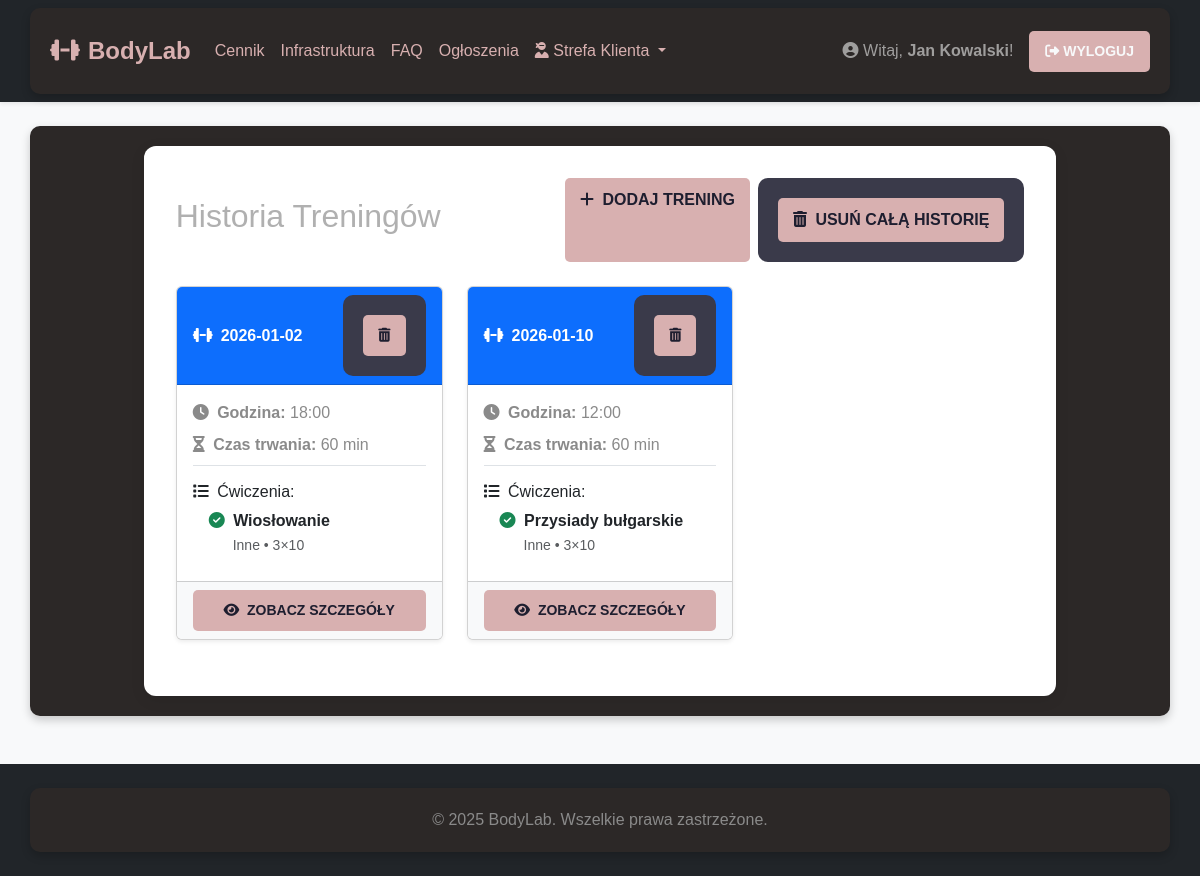
The page /workout_history (signed in) on the database its author committed.
### app.py (models this page shows, shortened)
class User(db.Model, UserMixin):
    id = db.Column(db.Integer, primary_key=True)
    username = db.Column(db.String(50), unique=True, nullable=False)
    email = db.Column(db.String(120), unique=True, nullable=False)
    password_hash = db.Column(db.String(256), nullable=False)
    role = db.Column(db.String(20), nullable=False, default='user')
    experience_notes = db.Column(db.Text, nullable=True)
    sessions_taught = db.relationship('TrainingSession', back_populates='trainer', lazy='dynamic')
    bookings = db.relationship('Booking', back_populates='user', lazy='dynamic')
    messages_sent = db.relationship('Message', foreign_keys='Message.sender_id', back_populates='sender',
                                    lazy='dynamic')
    messages_received = db.relationship('Message', foreign_keys='Message.recipient_id', back_populates='recipient',
                                        lazy='dynamic')
    @property
    def is_admin(self): return self.role == 'admin'
    @property
    def is_trainer(self): return self.role == 'trainer'

class Workout(db.Model):
    id = db.Column(db.Integer, primary_key=True)
    user_id = db.Column(db.Integer, db.ForeignKey('user.id'), nullable=False)
    date = db.Column(db.String(10), nullable=False)
    start_time = db.Column(db.String(5), nullable=False)
    duration = db.Column(db.String(10), nullable=False)
    notes = db.Column(db.Text)
    user = db.relationship('User', backref=db.backref('workouts_ref', lazy=True))

class Exercise(db.Model):
    id = db.Column(db.Integer, primary_key=True)
    workout_id = db.Column(db.Integer, db.ForeignKey('workout.id'), nullable=False)
    body_part = db.Column(db.String(50), nullable=False)
    name = db.Column(db.String(100), nullable=False)
    sets = db.Column(db.Integer, nullable=False)
    reps = db.Column(db.Integer, nullable=False)
    workout = db.relationship('Workout', backref=db.backref('exercises', lazy=True, cascade="all, delete-orphan"))

### app.py (the view)
@app.route("/workout_history")
@login_required
def workout_history():
    workouts = Workout.query.filter_by(user_id=current_user.id).order_by(Workout.id.desc()).all()
    return render_template("workout_history.html", workouts=workouts)

### app.py (called while the page is built)
@login_manager.user_loader
def load_user(user_id):
    return db.session.get(User, int(user_id))

### templates/workout_history.html (shortened to what this page needs)
{% extends "base.html" %}
{% block content %}
<div class="d-flex justify-content-between align-items-center mb-4">
    <h1 class="h2">Historia Treningów</h1>
    <div class="d-flex gap-2">
        <a href="{{ url_for('add_workout') }}" class="btn btn-success">
            <i class="fas fa-plus me-1"></i> Dodaj Trening
        </a>
        {% if workouts %}
        <form action="{{ url_for('delete_all_workouts') }}" method="POST" class="d-inline"
              onsubmit="return confirm('Czy na pewno chcesz usunąć WSZYSTKIE treningi z historii? Tej operacji nie można cofnąć!');">
            <button type="submit" class="btn btn-outline-danger">
                <i class="fas fa-trash-alt me-1"></i> Usuń Całą Historię
            </button>
        </form>
        {% endif %}
    </div>
</div>
{% if workouts %}
    <div class="row">
        {% for workout in workouts %}
        <div class="col-md-6 col-lg-4 mb-4">
            <div class="card h-100 shadow-sm">
                <div class="card-header bg-primary text-white d-flex justify-content-between align-items-center">
                    <span>
                        <i class="fas fa-dumbbell me-2"></i>{{ workout.date }}
                    </span>
                    <form action="{{ url_for('delete_workout', workout_id=workout.id) }}" method="POST" class="d-inline"
                          onsubmit="return confirm('Czy na pewno chcesz usunąć ten trening?');">
                        <button type="submit" class="btn btn-sm btn-outline-light" title="Usuń trening">
                            <i class="fas fa-trash-alt"></i>
                        </button>
                    </form>
                </div>
                <div class="card-body">
                    <p class="mb-2">
                        <strong><i class="fas fa-clock me-1"></i> Godzina:</strong> {{ workout.start_time }}
                    </p>
                    <p class="mb-2">
                        <strong><i class="fas fa-hourglass-half me-1"></i> Czas trwania:</strong> {{ workout.duration }} min
                    </p>
                    <h6 class="border-top pt-3 mb-2">
                        <i class="fas fa-list me-1"></i> Ćwiczenia:
                    </h6>
                    {% if workout.exercises %}
                    <ul class="list-unstyled mb-0">
                        {% for exercise in workout.exercises %}
                        <li class="mb-2 ps-3">
                            <i class="fas fa-check-circle text-success me-1"></i>
                            <strong>{{ exercise.name }}</strong>
                            <br>
                            <small class="text-muted ps-4">
                                {{ exercise.body_part }} • {{ exercise.sets }}×{{ exercise.reps }}
                            </small>
                        </li>
                        {% endfor %}
                    </ul>
                    {% else %}
                    <p class="text-muted small mb-0 ps-3">Brak ćwiczeń</p>
                    {% endif %}
                </div>
                <div class="card-footer bg-light">
                    <a href="{{ url_for('view_workout', workout_id=workout.id) }}" class="btn btn-sm btn-outline-primary w-100">
                        <i class="fas fa-eye me-1"></i> Zobacz Szczegóły
                    </a>
                </div>
            </div>
        </div>
        {% endfor %}
    </div>
{% else %}
    <div class="alert alert-info text-center">
        <i class="fas fa-info-circle me-2"></i>
        Nie masz jeszcze żadnych treningów w historii.
        <a href="{{ url_for('add_workout') }}" class="alert-link">Dodaj swój pierwszy trening!</a>
    </div>
{% endif %}
{% endblock %}

### templates/base.html (shortened to what this page needs)
<!DOCTYPE html>
<html lang="pl">
<head>
    <link href="https://cdn.jsdelivr.net/npm/bootstrap@5.3.3/dist/css/bootstrap.min.css" rel="stylesheet">
    <link rel="stylesheet" href="https://cdnjs.cloudflare.com/ajax/libs/font-awesome/6.5.0/css/all.min.css">
    <link rel="stylesheet" href="{{ url_for('static', filename='style.css') }}">
</head>
<body>
<nav class="navbar navbar-expand-lg navbar-dark bg-dark shadow-sm">
    <div class="container">
        <a class="navbar-brand" href="{{ url_for('index') }}">
            <i class="fas fa-dumbbell me-2"></i>BodyLab
        </a>
        <div class="collapse navbar-collapse" id="navbarNav">
            <ul class="navbar-nav me-auto">
                <li class="nav-item">
                    <a class="nav-link" href="{{ url_for('pricing') }}">Cennik</a>
                </li>
                <li class="nav-item">
                    <a class="nav-link" href="{{ url_for('infrastructure') }}">Infrastruktura</a>
                </li>
                <li class="nav-item">
                    <a class="nav-link" href="{{ url_for('faq') }}">FAQ</a>
                </li>
                <li class="nav-item">
                    <a class="nav-link" href="{{ url_for('announcements') }}">Ogłoszenia</a>
                </li>
                {% if current_user.is_authenticated and not current_user.is_admin and not current_user.is_trainer %}
                <li class="nav-item dropdown">
                    <a class="nav-link dropdown-toggle" href="#" role="button" data-bs-toggle="dropdown">
                        <i class="fas fa-user-ninja"></i> Strefa Klienta
                    </a>
                </li>
                {% endif %}
            </ul>
            <ul class="navbar-nav ms-auto d-flex align-items-center">
                {% if current_user.is_authenticated %}
                    <li class="nav-item">
                        <span class="navbar-text me-3">
                            <i class="fas fa-user-circle"></i> Witaj, <strong>{{ current_user.username }}</strong>!
                        </span>
                    </li>
                    <li class="nav-item">
                        <a class="btn btn-outline-light btn-sm px-3" href="{{ url_for('logout') }}">
                            <i class="fas fa-sign-out-alt"></i> Wyloguj
                        </a>
                    </li>
                {% endif %}
            </ul>
        </div>
    </div>
</nav>
<main class="main-content">
    <div class="container mt-4">
        <div class="row justify-content-center">
            <div class="col-lg-10">
                <div class="content-card">
                    {% block content %}{% endblock %}
                </div>
            </div>
        </div>
    </div>
</main>
<footer class="text-center py-4 mt-5">
    <div class="container">
        <p class="mb-0">&copy; 2025 BodyLab. Wszelkie prawa zastrzeżone.</p>
    </div>
</footer>
</body>
</html>

### static/style.css (style rules this page uses)
body { background-color: #1e1e2f; color: #b0b0b0; font-family: 'Arial', sans-serif; }
.container { background: #2c2827; padding: 20px; border-radius: 10px; box-shadow: 0 4px 10px rgba(0, 0, 0, 0.2); }
h1, h2 { color: #d8b0b0; }
p { color: #8a8a8a; font-size: 16px; }
form { background: #3a3a4a; padding: 20px; border-radius: 10px; }
button, .btn { background: #d8b0b0; color: #1e1e2f; padding: 10px 15px; border-radius: 5px; font-weight: bold; text-transform: uppercase; border: none; cursor: pointer; }
.navbar { background: #181824; }
.navbar-brand, .nav-link { color: #d8b0b0 !important; }
a { color: #d8b0b0; }

### templates/base.html (style rules this page uses)
body { background-color: #f8f9fa; min-height: 100vh; display: flex; flex-direction: column; }
.main-content { flex: 1; }
.navbar-brand { font-weight: 700; font-size: 1.5rem; }
footer { margin-top: auto; background-color: #212529; color: #adb5bd; }
.content-card { background: white; border-radius: 12px; box-shadow: 0 4px 15px rgba(0,0,0,0.08); padding: 2rem; }
.navbar-dark .navbar-nav .btn { color: #212529; }
.navbar-dark .navbar-nav .btn-outline-light { color: #f8f9fa; }

### templates/workout_history.html (style rules this page uses)
.card { transition: transform 0.2s, box-shadow 0.2s; }
.card-header { font-weight: 600; }

### rows shown on the page
User: username "Jan Kowalski"
Workout: date "2026-01-02", start_time "18:00", duration "60"
Exercise: name "Wiosłowanie", body_part "Inne", sets "3", reps "10"
Workout: date "2026-01-10", start_time "12:00", duration "60"
Exercise: name "Przysiady bułgarskie", body_part "Inne", sets "3", reps "10"
